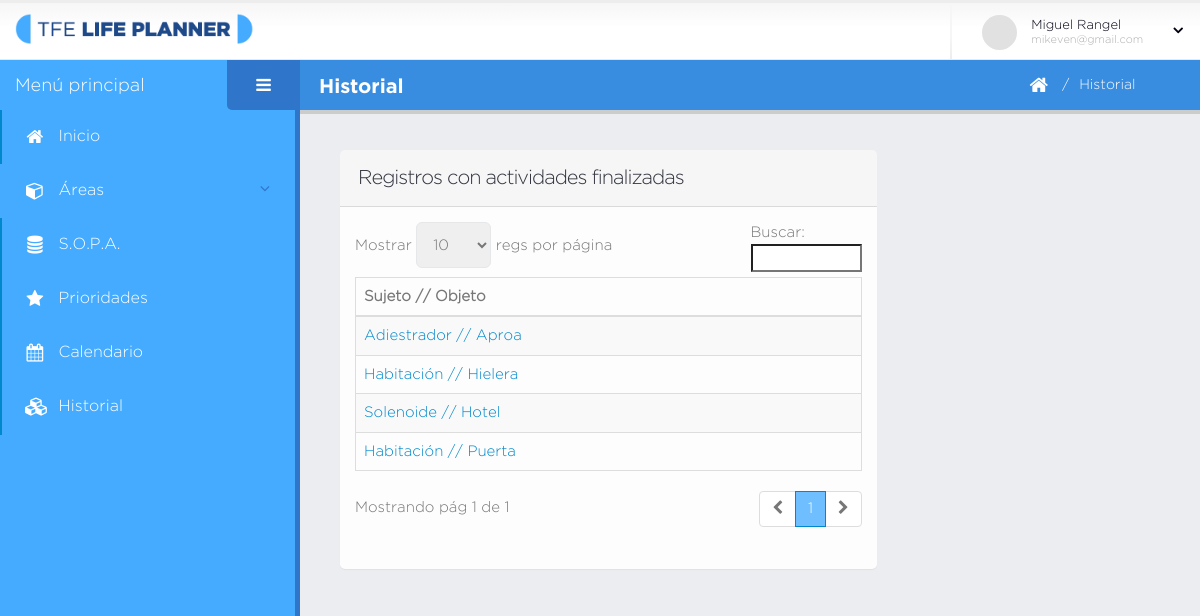
The app's page /historial.php (signed in) with its own data.
### tables this page shows
CREATE TABLE `sujeto` (
  `id` int(11) NOT NULL,
  `nombre` varchar(140) NOT NULL,
  `creado` datetime DEFAULT NULL,
  `modificado` datetime DEFAULT NULL,
  `usuario_id` int(11) NOT NULL
);

CREATE TABLE `objeto` (
  `id` int(11) NOT NULL,
  `nombre` varchar(140) NOT NULL,
  `creado` datetime DEFAULT NULL,
  `modificado` datetime DEFAULT NULL,
  `usuario_id` int(11) NOT NULL
);

### database/data-actividad.php (called while the page is built, shortened)
<?php
	function obtenerSOHistorial( $dbh, $idu ){
		$q = "select DISTINCT s.id, o.id, s.id as idsujeto, s.nombre as nsujeto,
		o.id as idobjeto, o.nombre as nobjeto
		from sujeto_objeto so, sujeto s, objeto o, usuario u, actividad a, proposito p, sesion ss
		where s.id = so.sujeto_id and o.id = so.objeto_id and p.sujeto_objeto_id = so.id
		and a.proposito_id = p.id and a.estado = 'finalizada' and so.sesion_id = ss.id
		and ss.usuario_id = u.id and u.id = $idu ORDER BY a.fecha_calendario DESC";
		return obtenerListaRegistros( mysqli_query( $dbh, $q ) );
	}
?>

### database/bd.php (called while the page is built, shortened)
<?php
	function obtenerListaRegistros( $data ){
		$lista_c = array();
		if( $data ){
			while( $c = mysqli_fetch_array( $data ) ){
				$lista_c[] = $c;
			}
		}
		return $lista_c;
	}
?>

### historial.php (the view, shortened to what this page needs)
<?php
    include( "database/bd.php" );
    include( "database/data-acceso.php" );
    include( "database/data-actividad.php" );
    $idu = $_SESSION["user"]["id"];
    $historial = obtenerSOHistorial( $dbh, $idu );
?>
<!doctype html>
<html class="fixed">
	<head>
		<link rel="stylesheet" href="assets/vendor/bootstrap/css/bootstrap.css" />
		<link rel="stylesheet" href="assets/vendor/font-awesome/css/font-awesome.css" />
		<link rel="stylesheet" href="assets/vendor/magnific-popup/magnific-popup.css" />
		<link rel="stylesheet" href="assets/vendor/bootstrap-datepicker/css/datepicker3.css" />
		<link rel="stylesheet" href="assets/vendor/bootstrap-timepicker/css/bootstrap-timepicker.css"/>
		<link rel="stylesheet" href="assets/vendor/pnotify/pnotify.custom.css" />
		<link rel="stylesheet" href="assets/vendor/select2/select2.css" />
		<link rel="stylesheet" href="assets/vendor/jquery-datatables-bs3/assets/css/datatables.css" />
		<link rel="stylesheet" href="assets/stylesheets/theme.css" />
		<link rel="stylesheet" href="assets/stylesheets/skins/default.css" />
		<link rel="stylesheet" href="assets/stylesheets/theme-custom.css">
	</head>
	<body>
		<section class="body">
			<?php include( "secciones/header.php" ); ?>
			<div class="inner-wrapper">
				<?php include( "secciones/navegacion.php" ); ?>
				<section role="main" class="content-body">
					<?php include( "secciones/titulo_pagina.php" ); ?>
					<div class="row">
						<div class="col-md-8 col-sm-8 col-xs-12">
							<section class="panel">
								<header class="panel-heading">
									<h2 class="panel-title">Registros con actividades finalizadas</h2>
								</header>
								<div id="tabla_actividades_prioridad" class="panel-body">
									<table id="datatable-historial"
									class="table table-bordered table-striped mb-none thist">
										<thead>
											<tr>
												<th>Sujeto // Objeto</th>
											</tr>
										</thead>
										<tbody>
											<?php
												foreach ( $historial as $h ) {
													$lnk = "historial-so.php?ids=$h[idsujeto]&ido=$h[idobjeto]";
											?>
											<tr class="gradeX">
												<td>
													<a href="<?php echo $lnk ?>">
														<?php
														echo $h["nsujeto"]." // ".$h["nobjeto"]
														?>
													</a>
												</td>
											</tr>
											<?php } ?>
										</tbody>
									</table>
								</div>
							</section>
						</div>
					</div>
				</section>
			</div>
		</section>
	</body>
</html>

### assets/stylesheets/skins/default.css (style rules this page uses)
a, .btn-link { color: #0088cc; }

### records on screen
sujeto: nombre "Adiestrador", objeto.nombre "Aproa"
sujeto: nombre "Habitación", objeto.nombre "Hielera", objeto.nombre "Puerta"
sujeto: nombre "Solenoide", objeto.nombre "Hotel"

### other values on screen
$usuario["nombre"] "Miguel Rangel"
$usuario["email"] "mikeven@gmail.com"
$titulo_pagina "Historial"
$breadcrumb "Historial"
